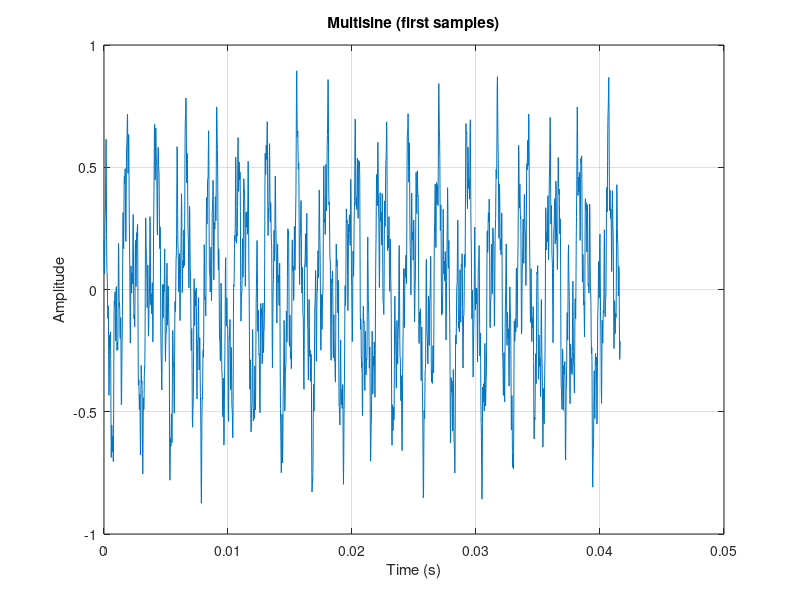

Write the MATLAB code that produced this figure.
% generate_multisine.m
% Generate a 10-second multi-sine (non-harmonic components) at 48 kHz
% and export time,value columns to CSV: multisine_10s_48k.csv
%
% Usage: edit parameters below if desired, then run in MATLAB:
%   generate_multisine
%
% The script is standalone and uses writematrix (R2019a+). If your MATLAB
% version doesn't have writematrix, replace with csvwrite or dlmwrite.

% Parameters
Fs = 48000;        % sample rate (Hz)
T = 10;            % duration (s)
num_samples = Fs * T;

% Non-harmonic frequencies (Hz) - choose values that are not integer multiples
% Feel free to modify these frequencies or add/remove components
freqs = [437.3, 1234.5, 2789.2, 5921.7, 11000.1];
amps  = [0.9,   0.6,    0.45,   0.3,     0.2];   % linear amplitudes

% Optional: fix random seed for reproducible random phases
seed = 12345;
rng(seed);
phases = 2*pi*rand(1, numel(freqs));

% Time vector (column)
t = (0:(num_samples-1))' / Fs;

% Build signal
y = zeros(size(t));
for k = 1:numel(freqs)
    y = y + amps(k) * sin(2*pi*freqs(k)*t + phases(k));
end

% Normalize to avoid clipping (keep a small headroom)
mx = max(abs(y));
if mx > 0
    y = (y / mx) * 0.95;
end

% Export: time,value columns
out = [t, y];
filename = fullfile(pwd, 'multisine_10s_48k.csv');
try
    writematrix(out, filename);
    fprintf('Saved %d samples (%.1f s) to %s\n', numel(y), T, filename);
catch ME
    % Fallback for older MATLAB versions
    try
        csvwrite(filename, out);
        fprintf('Saved (csvwrite fallback) %d samples to %s\n', numel(y), filename);
    catch
        error('Failed to write CSV: %s', ME.message);
    end
end

% Quick plot preview (first 2000 samples to keep UI responsive)
figure('Name','Multisine Preview');
plot(t(1:min(end,2000)), y(1:min(end,2000)));
title('Multisine (first samples)');
xlabel('Time (s)'); ylabel('Amplitude');
grid on;

% end of script
